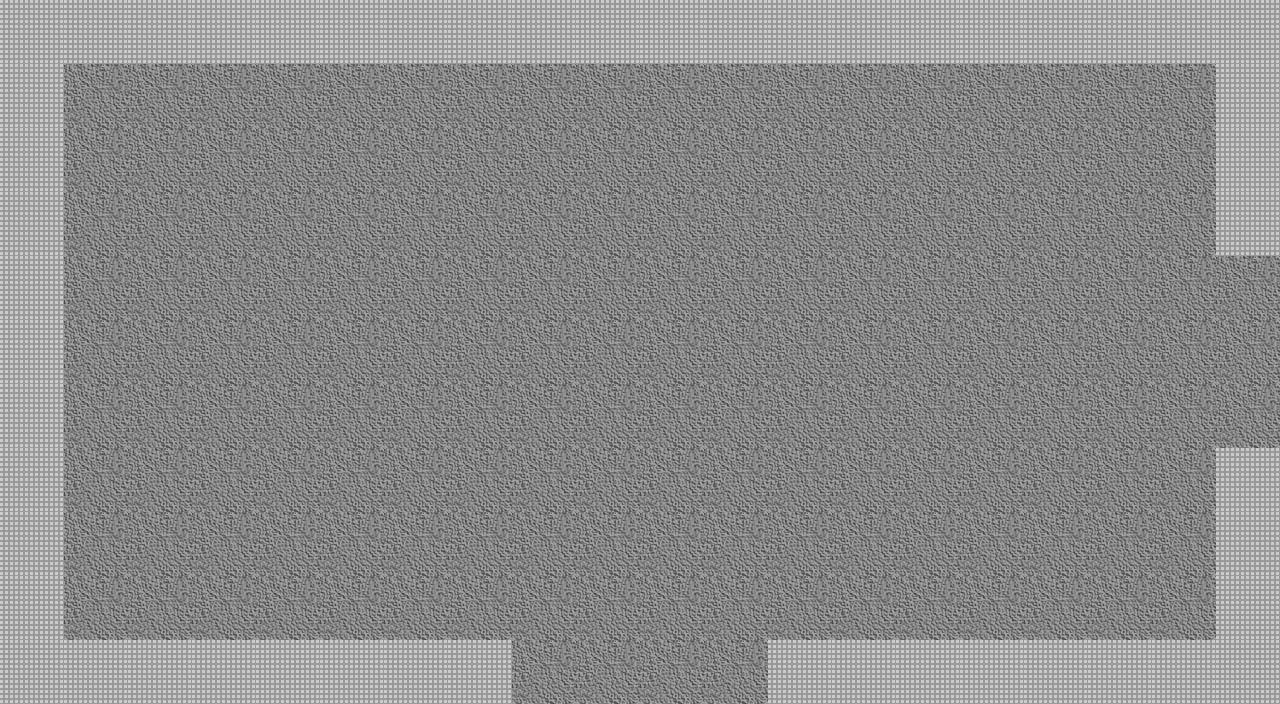

Tiled map render using the project's own tile images. Description and the map definition, with tile-layer contents summarised, below:
An orthogonal 20x11 tile map with 64x64 px tiles, 2 tile layers (Floor, Wall), 3 tilesets and 14 objects.

<map version="1.0" orientation="orthogonal" renderorder="right-down" width="20" height="11" tilewidth="64" tileheight="64" nextobjectid="94">
 <properties>
  <property name="unity:resource" value="True" />
  <property name="unity:tag" value="Room" />
 </properties>
 <tileset firstgid="1" source="DungeonTilePH.tsx" />
 <tileset firstgid="3" source="MobSpawner.tsx" />
 <tileset firstgid="8" source="DestructSpawn.tsx" />
 <layer name="Floor" width="20" height="11">
  <properties>
   <property name="unity:sortingLayerName" value="Floor" />
   <property name="unity:tag" value="Floor" />
  </properties>
  <data>[220 cells, 220 non-empty, 2 distinct tile ids]</data>
 </layer>
 <layer name="Wall" width="20" height="11">
  <properties>
   <property name="ChildTag" value="Wall" />
   <property name="unity:tag" value="Wall" />
  </properties>
  <data>[220 cells, 47 non-empty, 1 distinct tile ids]</data>
 </layer>
 <objectgroup name="Destructables">
  <object id="71" gid="8" x="1152" y="128" width="64" height="64" />
  <object id="72" gid="8" x="1152" y="640" width="64" height="64" />
  <object id="73" gid="8" x="64" y="640" width="64" height="64" />
  <object id="75" gid="8" x="64" y="128" width="64" height="64" />
  <object id="91" gid="8" x="576" y="384" width="64" height="64" />
  <object id="92" gid="8" x="640" y="384" width="64" height="64" />
 </objectgroup>
 <objectgroup name="Mobs">
  <object id="87" gid="7" x="448" y="256" width="64" height="64" />
  <object id="88" gid="7" x="768" y="256" width="64" height="64" />
  <object id="89" gid="7" x="448" y="512" width="64" height="64" />
  <object id="90" gid="7" x="768" y="512" width="64" height="64" />
 </objectgroup>
 <objectgroup name="Exits">
  <object id="17" x="512" y="0" width="256" height="32">
   <properties>
    <property name="Exit" value="N" />
   </properties>
  </object>
  <object id="18" x="0" y="256" width="32" height="192">
   <properties>
    <property name="Exit" value="W" />
   </properties>
  </object>
  <object id="19" x="1248" y="256" width="32" height="192">
   <properties>
    <property name="Exit" value="E" />
   </properties>
  </object>
  <object id="21" x="512" y="672" width="256" height="33.3333">
   <properties>
    <property name="Exit" value="S" />
   </properties>
  </object>
 </objectgroup>
</map>
